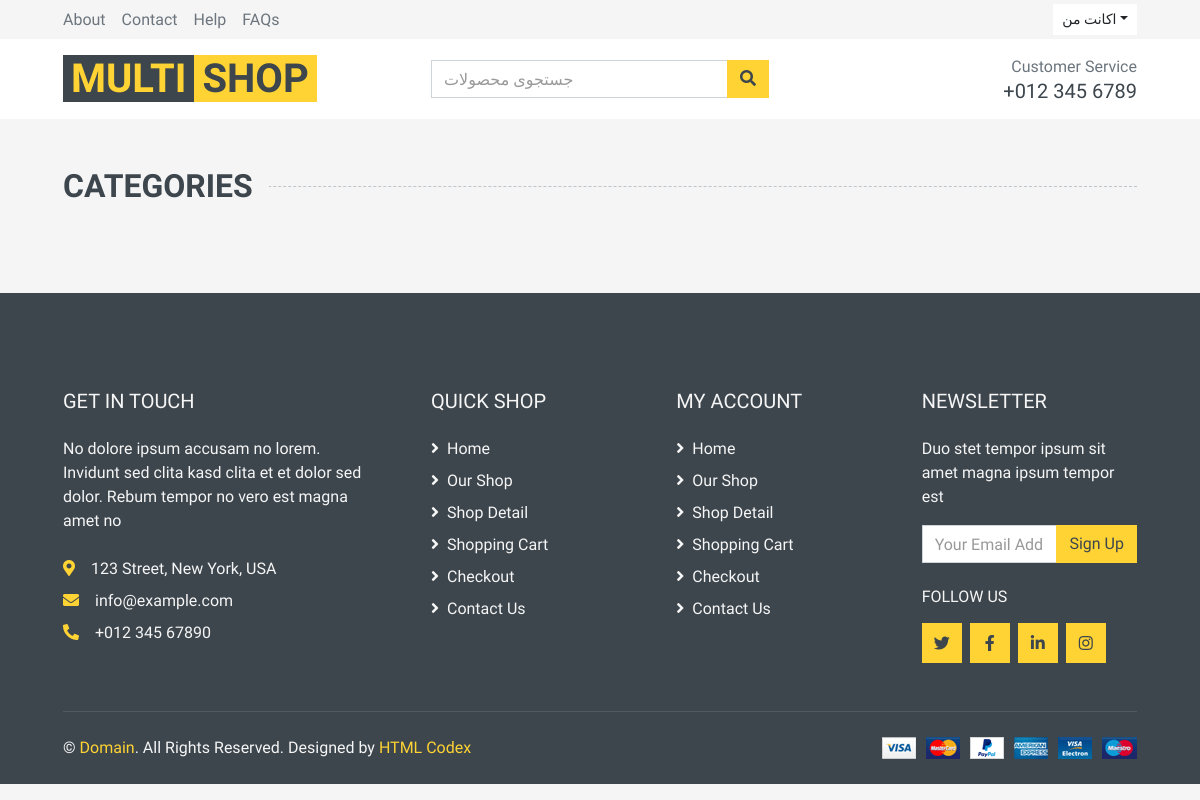
The page /products/category on the database as committed earlier.
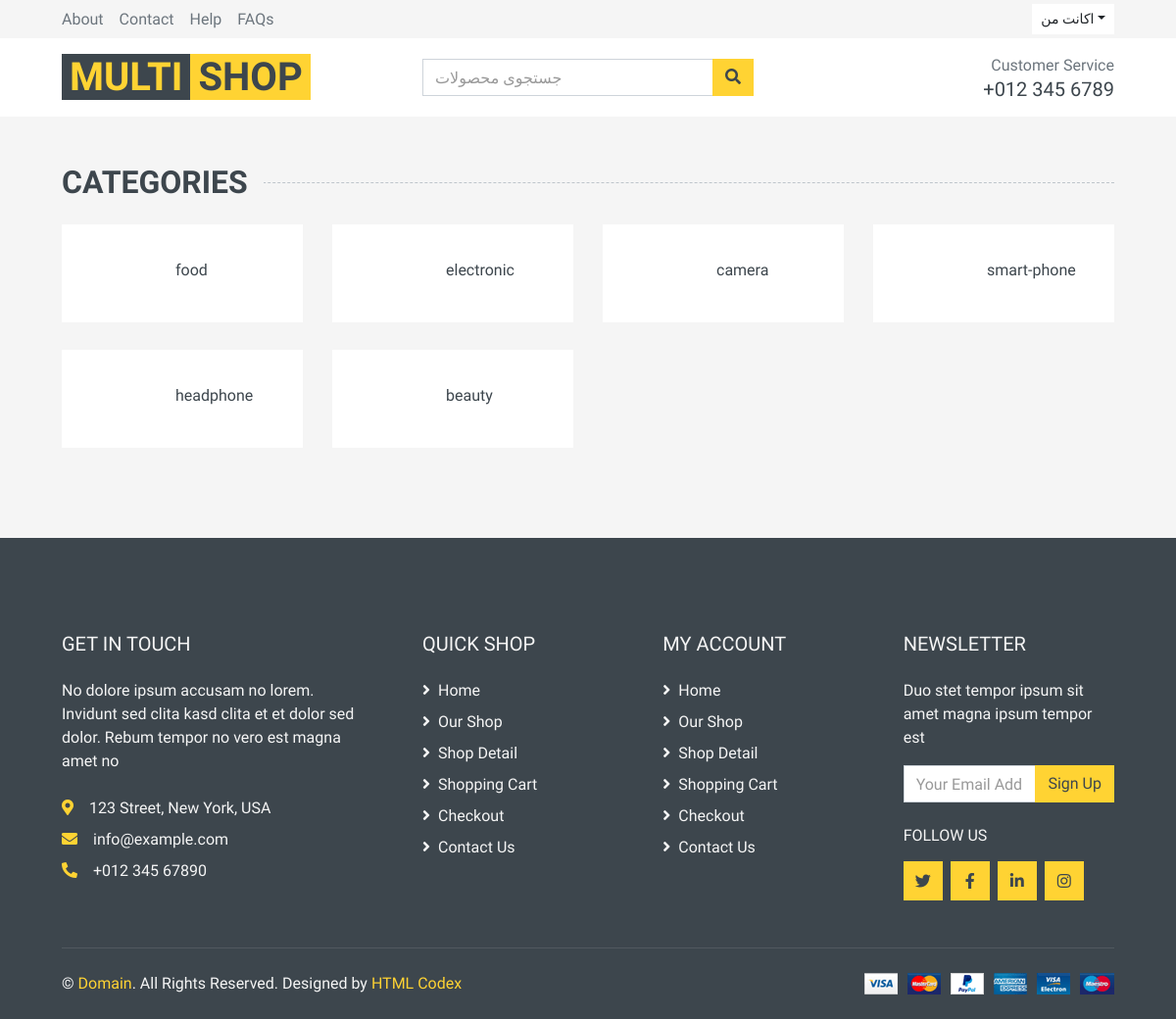
The same page on the database as committed later.
### product/models.py (models this page shows, shortened)
class Category(models.Model):
    parent = models.ForeignKey("self", blank=True, null=True, on_delete=models.CASCADE, related_name="subs")
    title = models.CharField(max_length=150)
    slug = models.SlugField()
    def __str__(self):
        return self.title

### product/views.py (the view)
# urls.py: path('category', views.CategoryView.as_view(), name="category"),
class CategoryView(TemplateView):
    template_name = "category/category_list.html"
    def get_context_data(self, **kwargs):
        context = super(CategoryView,self).get_context_data()
        context['categories'] = Category.objects.all()
        return context

### product/templates/category/category_list.html
{% extends "base.html" %}
{% load static %}
{% block main %}
      <div class="container-fluid pt-5">
        <h2 class="section-title position-relative text-uppercase mx-xl-5 mb-4"><span class="bg-secondary pr-3">Categories</span></h2>
        <div class="row px-xl-5 pb-3">
 {% for category in categories %}
            <div class="col-lg-3 col-md-4 col-sm-6 pb-1">
                <a class="text-decoration-none" href="{% url 'product:category_items' category.slug %}">
                    <div class="cat-item d-flex align-items-center mb-4">
                        <div class="overflow-hidden" style="width: 100px; height: 100px;">
                        </div>
                        <div class="flex-fill pl-3">
                            <h6>{{ category }}</h6>
                        </div>
                    </div>
                </a>
            </div>
 {% endfor %}
        </div>
    </div>
{% endblock  %}

Rows that differ between the two databases and show on the page:
added Category: title "food"
added Category: title "electronic"
added Category: title "camera"
added Category: title "smart-phone"
added Category: title "headphone"
added Category: title "beauty"
